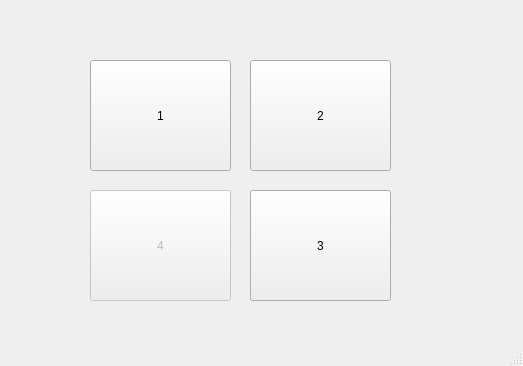
<?xml version="1.0" encoding="UTF-8"?>
<ui version="4.0">
 <class>MainWindow</class>
 <widget class="QMainWindow" name="MainWindow">
  <property name="geometry">
   <rect>
    <x>0</x>
    <y>0</y>
    <width>523</width>
    <height>366</height>
   </rect>
  </property>
  <property name="windowTitle">
   <string>MainWindow</string>
  </property>
  <widget class="QWidget" name="centralwidget">
   <widget class="QPushButton" name="b_1">
    <property name="geometry">
     <rect>
      <x>90</x>
      <y>60</y>
      <width>141</width>
      <height>111</height>
     </rect>
    </property>
    <property name="text">
     <string>1</string>
    </property>
   </widget>
   <widget class="QPushButton" name="b_2">
    <property name="geometry">
     <rect>
      <x>250</x>
      <y>60</y>
      <width>141</width>
      <height>111</height>
     </rect>
    </property>
    <property name="text">
     <string>2</string>
    </property>
   </widget>
   <widget class="QPushButton" name="b_3">
    <property name="geometry">
     <rect>
      <x>250</x>
      <y>190</y>
      <width>141</width>
      <height>111</height>
     </rect>
    </property>
    <property name="text">
     <string>3</string>
    </property>
   </widget>
   <widget class="QPushButton" name="b_4">
    <property name="enabled">
     <bool>false</bool>
    </property>
    <property name="geometry">
     <rect>
      <x>90</x>
      <y>190</y>
      <width>141</width>
      <height>111</height>
     </rect>
    </property>
    <property name="text">
     <string>4</string>
    </property>
   </widget>
   <widget class="QLabel" name="t_player">
    <property name="geometry">
     <rect>
      <x>90</x>
      <y>10</y>
      <width>131</width>
      <height>41</height>
     </rect>
    </property>
    <property name="text">
     <string/>
    </property>
   </widget>
   <widget class="QLabel" name="t_enemy">
    <property name="geometry">
     <rect>
      <x>260</x>
      <y>10</y>
      <width>131</width>
      <height>41</height>
     </rect>
    </property>
    <property name="text">
     <string/>
    </property>
   </widget>
  </widget>
  <widget class="QMenuBar" name="menubar">
   <property name="geometry">
    <rect>
     <x>0</x>
     <y>0</y>
     <width>523</width>
     <height>22</height>
    </rect>
   </property>
  </widget>
  <widget class="QStatusBar" name="statusbar"/>
 </widget>
 <resources/>
 <connections/>
</ui>
